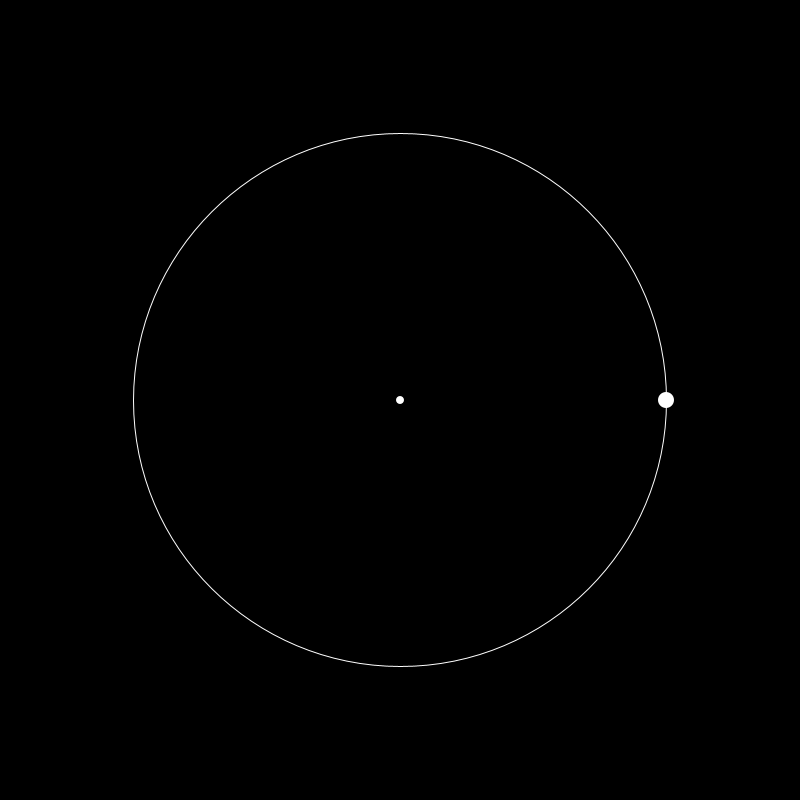
Frame 1 (no input)
Frame 60 (the mouse pressed at the canvas centre just before this capture): identical to frame 1, image omitted
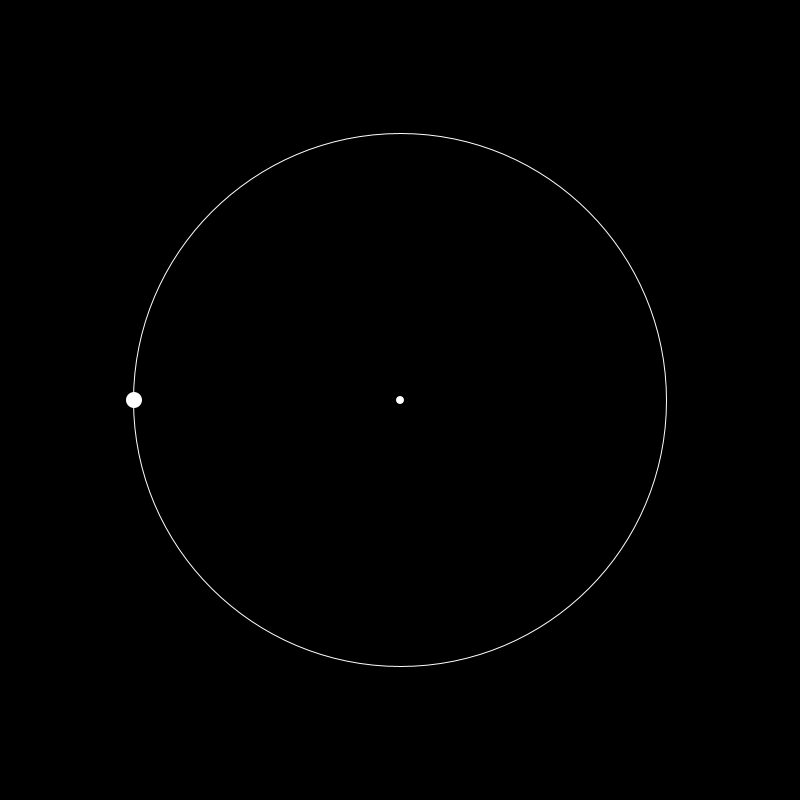
Frame 120 (the mouse held since frame 60 and released just before this capture)

The Processing sketch that drew these frames (run headless with seeded random() and noise(); from frame 60 on, the mouse is pressed at the canvas centre):

// Processing sketch: ExplainRotation
// ── ExplainRotation.pde
void setup() 
{
  size(800, 800);
  smooth();
}

void draw() 
{
  background(0);

  // Not necessary if no other transformation is done in draw(), but good practice anyway
  pushMatrix();
  
  // Move to rotation center
  translate(width / 2, height / 2);
  // Draw rotation point / center
  fill(255);
  noStroke();
  ellipse(0, 0, width / 100, height / 100);
  // Draw rotation ellipse
  noFill();
  stroke(255);
  ellipse(0, 0, 2 * width / 3, 2 * height / 3);
  
  // Do the rotation
  rotate(map(mouseX, 0, width, 0, TWO_PI));
  // Move to peripheral point, along the rotated X axis
  translate(2 * width / 6, 0);
  // Draw the rotated point
  fill(255);
  noStroke();
  ellipse(0, 0, width / 50, height / 50);
  
  popMatrix();
}
